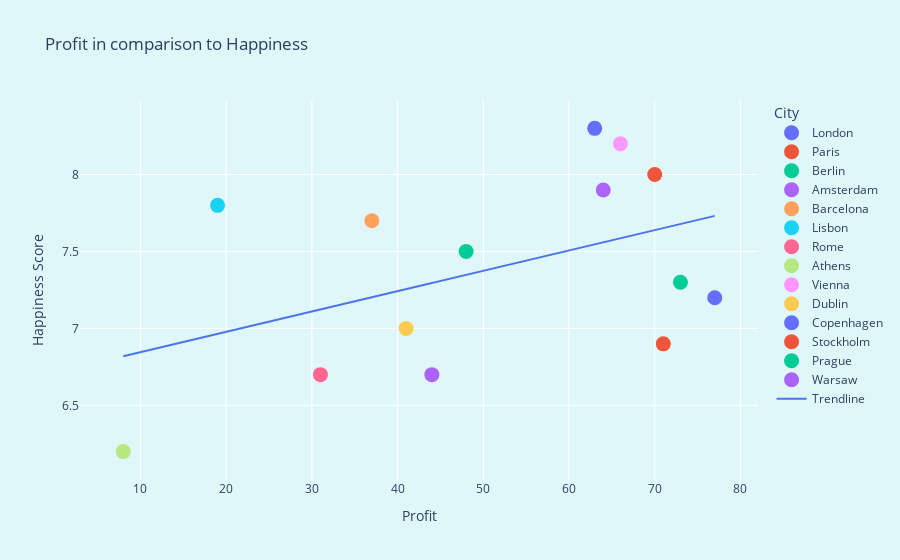

The notebook cell saved with this chart:
### Code cell
merged_best_train_df = pd.merge(renamed_train_df, best_cities_df, on='city')

best_train_filtered_df = merged_best_train_df[merged_best_train_df['city'].isin(european_cities)]

best_train_filtered_df.head()

profit = best_train_filtered_df['Profit']
happiness_score = best_train_filtered_df['Happiness_Score']

# Fit the regression line using statsmodels
X = sm.add_constant(80 - profit)  # Adding a constant for the intercept
model = sm.OLS(happiness_score, X).fit()
trendline = model.predict(X)

# Create scatter plot with different colors for each city
scatter_plot = px.scatter(
    best_train_filtered_df,
    x=(80 - profit),
    y='Happiness_Score',
    color='city',
    hover_name='city',
    labels={'city': 'City'},
    title='Profit in comparison to Happiness',
)

# Add the regression line to the scatter plot
scatter_plot.add_trace(
    go.Scatter(
        x=(80 - profit),
        y=trendline,
        mode='lines',
        name='Trendline',
        line=dict(color='#4c75eb'),
    )
)

scatter_plot.update_traces(marker=dict(size=15))

scatter_plot.update_layout(
    xaxis_title='Profit',
    yaxis_title='Happiness Score'
)

scatter_plot.show()

### Figure 1 — Plotly figure (JSON) as saved in the notebook; plotly's stock layout.template omitted (floating-point values rounded to 4 significant figures)
{"data": [{"hovertemplate": "<b>%{hovertext}</b><br><br>City=London<br>x=%{x}<br>Happiness_Score=%{y}<extra></extra>", "hovertext": ["London"], "legendgroup": "London", "marker": {"color": "#636efa", "size": 15, "symbol": "circle"}, "mode": "markers", "name": "London", "orientation": "v", "showlegend": true, "type": "scatter", "x": [77], "xaxis": "x", "y": [7.2], "yaxis": "y"}, {"hovertemplate": "<b>%{hovertext}</b><br><br>City=Paris<br>x=%{x}<br>Happiness_Score=%{y}<extra></extra>", "hovertext": ["Paris"], "legendgroup": "Paris", "marker": {"color": "#EF553B", "size": 15, "symbol": "circle"}, "mode": "markers", "name": "Paris", "orientation": "v", "showlegend": true, "type": "scatter", "x": [71], "xaxis": "x", "y": [6.9], "yaxis": "y"}, {"hovertemplate": "<b>%{hovertext}</b><br><br>City=Berlin<br>x=%{x}<br>Happiness_Score=%{y}<extra></extra>", "hovertext": ["Berlin"], "legendgroup": "Berlin", "marker": {"color": "#00cc96", "size": 15, "symbol": "circle"}, "mode": "markers", "name": "Berlin", "orientation": "v", "showlegend": true, "type": "scatter", "x": [48], "xaxis": "x", "y": [7.5], "yaxis": "y"}, {"hovertemplate": "<b>%{hovertext}</b><br><br>City=Amsterdam<br>x=%{x}<br>Happiness_Score=%{y}<extra></extra>", "hovertext": ["Amsterdam"], "legendgroup": "Amsterdam", "marker": {"color": "#ab63fa", "size": 15, "symbol": "circle"}, "mode": "markers", "name": "Amsterdam", "orientation": "v", "showlegend": true, "type": "scatter", "x": [64], "xaxis": "x", "y": [7.9], "yaxis": "y"}, {"hovertemplate": "<b>%{hovertext}</b><br><br>City=Barcelona<br>x=%{x}<br>Happiness_Score=%{y}<extra></extra>", "hovertext": ["Barcelona"], "legendgroup": "Barcelona", "marker": {"color": "#FFA15A", "size": 15, "symbol": "circle"}, "mode": "markers", "name": "Barcelona", "orientation": "v", "showlegend": true, "type": "scatter", "x": [37], "xaxis": "x", "y": [7.7], "yaxis": "y"}, {"hovertemplate": "<b>%{hovertext}</b><br><br>City=Lisbon<br>x=%{x}<br>Happiness_Score=%{y}<extra></extra>", "hovertext": ["Lisbon"], "legendgroup": "Lisbon", "marker": {"color": "#19d3f3", "size": 15, "symbol": "circle"}, "mode": "markers", "name": "Lisbon", "orientation": "v", "showlegend": true, "type": "scatter", "x": [19], "xaxis": "x", "y": [7.8], "yaxis": "y"}, {"hovertemplate": "<b>%{hovertext}</b><br><br>City=Rome<br>x=%{x}<br>Happiness_Score=%{y}<extra></extra>", "hovertext": ["Rome"], "legendgroup": "Rome", "marker": {"color": "#FF6692", "size": 15, "symbol": "circle"}, "mode": "markers", "name": "Rome", "orientation": "v", "showlegend": true, "type": "scatter", "x": [31], "xaxis": "x", "y": [6.7], "yaxis": "y"}, {"hovertemplate": "<b>%{hovertext}</b><br><br>City=Athens<br>x=%{x}<br>Happiness_Score=%{y}<extra></extra>", "hovertext": ["Athens"], "legendgroup": "Athens", "marker": {"color": "#B6E880", "size": 15, "symbol": "circle"}, "mode": "markers", "name": "Athens", "orientation": "v", "showlegend": true, "type": "scatter", "x": [8], "xaxis": "x", "y": [6.2], "yaxis": "y"}, {"hovertemplate": "<b>%{hovertext}</b><br><br>City=Vienna<br>x=%{x}<br>Happiness_Score=%{y}<extra></extra>", "hovertext": ["Vienna"], "legendgroup": "Vienna", "marker": {"color": "#FF97FF", "size": 15, "symbol": "circle"}, "mode": "markers", "name": "Vienna", "orientation": "v", "showlegend": true, "type": "scatter", "x": [66], "xaxis": "x", "y": [8.2], "yaxis": "y"}, {"hovertemplate": "<b>%{hovertext}</b><br><br>City=Dublin<br>x=%{x}<br>Happiness_Score=%{y}<extra></extra>", "hovertext": ["Dublin"], "legendgroup": "Dublin", "marker": {"color": "#FECB52", "size": 15, "symbol": "circle"}, "mode": "markers", "name": "Dublin", "orientation": "v", "showlegend": true, "type": "scatter", "x": [41], "xaxis": "x", "y": [7], "yaxis": "y"}, {"hovertemplate": "<b>%{hovertext}</b><br><br>City=Copenhagen<br>x=%{x}<br>Happiness_Score=%{y}<extra></extra>", "hovertext": ["Copenhagen"], "legendgroup": "Copenhagen", "marker": {"color": "#636efa", "size": 15, "symbol": "circle"}, "mode": "markers", "name": "Copenhagen", "orientation": "v", "showlegend": true, "type": "scatter", "x": [63], "xaxis": "x", "y": [8.3], "yaxis": "y"}, {"hovertemplate": "<b>%{hovertext}</b><br><br>City=Stockholm<br>x=%{x}<br>Happiness_Score=%{y}<extra></extra>", "hovertext": ["Stockholm"], "legendgroup": "Stockholm", "marker": {"color": "#EF553B", "size": 15, "symbol": "circle"}, "mode": "markers", "name": "Stockholm", "orientation": "v", "showlegend": true, "type": "scatter", "x": [70], "xaxis": "x", "y": [8], "yaxis": "y"}, {"hovertemplate": "<b>%{hovertext}</b><br><br>City=Prague<br>x=%{x}<br>Happiness_Score=%{y}<extra></extra>", "hovertext": ["Prague"], "legendgroup": "Prague", "marker": {"color": "#00cc96", "size": 15, "symbol": "circle"}, "mode": "markers", "name": "Prague", "orientation": "v", "showlegend": true, "type": "scatter", "x": [73], "xaxis": "x", "y": [7.3], "yaxis": "y"}, {"hovertemplate": "<b>%{hovertext}</b><br><br>City=Warsaw<br>x=%{x}<br>Happiness_Score=%{y}<extra></extra>", "hovertext": ["Warsaw"], "legendgroup": "Warsaw", "marker": {"color": "#ab63fa", "size": 15, "symbol": "circle"}, "mode": "markers", "name": "Warsaw", "orientation": "v", "showlegend": true, "type": "scatter", "x": [44], "xaxis": "x", "y": [6.7], "yaxis": "y"}, {"line": {"color": "#4c75eb"}, "marker": {"size": 15}, "mode": "lines", "name": "Trendline", "type": "scatter", "x": [77, 71, 48, 64, 37, 19, 31, 8, 66, 41, 63, 70, 73, 44], "y": [7.731, 7.652, 7.348, 7.56, 7.202, 6.964, 7.123, 6.819, 7.586, 7.255, 7.546, 7.639, 7.679, 7.295]}], "layout": {"legend": {"title": {"text": "City"}, "tracegroupgap": 0}, "title": {"text": "Profit in comparison to Happiness"}, "xaxis": {"anchor": "y", "domain": [0, 1], "title": {"text": "Profit"}}, "yaxis": {"anchor": "x", "domain": [0, 1], "title": {"text": "Happiness Score"}}}}
